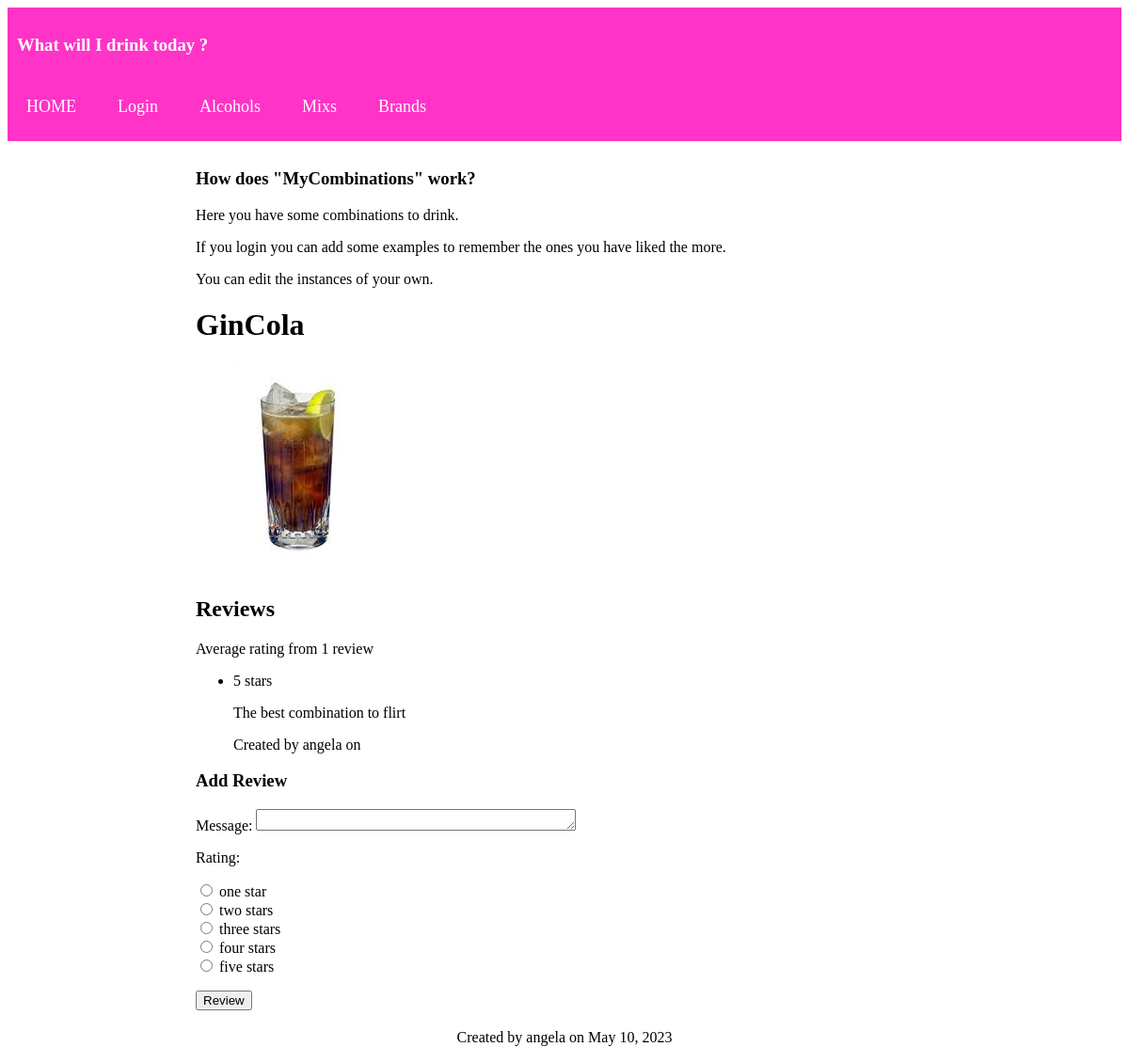
Screenshot of /mycombinations/combinations/5 with the database file from the repository.
### web/models.py (models this page shows, shortened)
class Combination(models.Model):
    name = models.CharField(max_length=200)
    alcohol = models.ForeignKey(Alcohol, on_delete=models.CASCADE)
    mix = models.ForeignKey(Mix, on_delete=models.CASCADE)
    user = models.ForeignKey(User, default=1, on_delete=models.CASCADE)
    date = models.DateField(default=date.today)
    image=models.ImageField(upload_to="mycombinations", blank=True, null=True)

class Review(models.Model):
    RATING_CHOICES = ((1, 'one'), (2, 'two'), (3, 'three'), (4, 'four'), (5, 'five'))
    rating = models.PositiveSmallIntegerField('Rating (stars)', blank=False, default=3, choices=RATING_CHOICES)
    comment = models.TextField(blank=True, null=True)
    user = models.ForeignKey(User, default=1, on_delete=models.CASCADE)
    class Meta:
        abstract = True

class CombinationReview(Review):
    combination = models.ForeignKey(Combination, on_delete=models.CASCADE)
    class Meta:
        unique_together = ("combination", "user")

### web/views.py (the view)
class CombinationDetail(DetailView):
    model = Combination
    template_name = 'web/combination_detail.html'
    def get_context_data(self, **kwargs):
        context = super(CombinationDetail, self).get_context_data(**kwargs)
        context['RATING_CHOICES'] = CombinationReview.RATING_CHOICES
        return context

### web/templates/web/combination_detail.html (shortened to what this page needs)
{% extends "web/index.html" %}
{% block content %}
<span vocab="http://schema.org/" typeof="Combination">
<h1>
    <span property="name">{{ combination.name }}</span>
</h1>
    {% if combination.image %}
    <p><img src="{{ combination.image.url }}"/></p>
    {% endif %}
<h2>Reviews</h2>
{% if combination.combinationreview_set.all|length > 0 %}
<span rel="aggregateRating">
    <p typeof="AggregateRating">
        Average rating
        {% with combination.combinationreview_set.all|length as reviewCount %}
        from <span property="reviewCount">{{ reviewCount }}</span> review{{ reviewCount|pluralize }}
        {% endwith %}
    </p>
</span>
<ul rel="review">
    {% for review in combination.combinationreview_set.all %}
        <li typeof="Review">
            <p rel="reviewRating" typeof="Rating">
                <span property="ratingValue">{{ review.rating }}</span> star{{ review.rating|pluralize }}
            </p>
            <p property="description">{% if review.comment %}{{ review.comment }}{% endif %}</p>
            <p>Created by <span property="author">{{ review.user }}</span> on
                <span property="datePublished" content="{{ review.date|date:'Y-m-d' }}">{{ review.date }}</span></p>
        </li>
    {% endfor %}
</ul>
{% endif %}
</span>
<h3>Add Review</h3>
<form action="{% url 'web:review_create' combination.id %}" method="post">
    Message: <textarea name="comment" id="comment" rows="4"></textarea>
    <p>Rating:</p>
    <p>{% for rate in RATING_CHOICES %}
    <input type="radio" name="rating" id="rating{{ forloop.counter }}" value="{{ rate.0 }}" />
    <label for="choice{{ forloop.counter }}">{{ rate.1 }} star{{ rate.0|pluralize }}</label>
    <br/>{% endfor %}
    </p>
    <input type="submit" value="Review" />
</form>
{% endblock %}
{% block footer %}
    Created by {{ combination.user }} on {{ combination.date }}
{% endblock %}

### web/static/style/base.css (style rules this page uses)
textarea, input[type=number], input[type=url] { height: 1.25em; width: 25em; }

### rows the page displays
Combination: name "GinCola", image (picture), user "angela", date "May 10, 2023"
CombinationReview: rating "5", comment "The best combination to flirt", user "angela"

### other values shown
{{ reviewCount }} "1"
{{ rate.1 }} "one" "two" "three" "four" "five"
